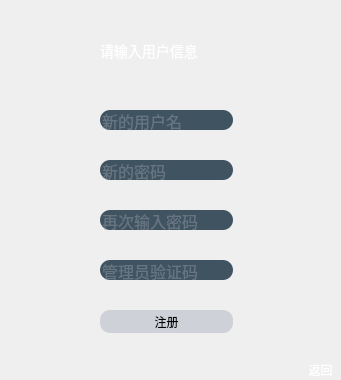
<?xml version="1.0" encoding="UTF-8"?>
<ui version="4.0">
 <class>bfsign</class>
 <widget class="QWidget" name="bfsign">
  <property name="geometry">
   <rect>
    <x>0</x>
    <y>0</y>
    <width>341</width>
    <height>380</height>
   </rect>
  </property>
  <property name="windowTitle">
   <string>Form</string>
  </property>
  <property name="styleSheet">
   <string notr="true">
QFrame{
border:sold 10px rgba(0,0,0);
background-image: url(:/bg/image/bg3.jpg);
}
QWidget{
border:sold 10px rgba(0,0,0);
	

}
QLineEdit{
color:#8d98a1;
background-color:#405361;
font-size:16px;
border-style:inset;
border-radius:10px;
font-style:MingLiU-ExtB;
}
QPushButton{
background:#ced1d8;
border-style:outset;
border-radius:10px;
font-style:MingLiU-ExtB;
}

QPushButton:pressed{
background-color:rgb(224,0,0);
border-style:inset;
font-style:MingLiU-ExtB;
}

QLabel{
background:rgba(85,170,255,0);
color:white;
font-style:MingLiU-ExtB;
font-size:14px;
}

</string>
  </property>
  <widget class="QFrame" name="frame">
   <property name="geometry">
    <rect>
     <x>0</x>
     <y>0</y>
     <width>341</width>
     <height>381</height>
    </rect>
   </property>
   <property name="frameShape">
    <enum>QFrame::StyledPanel</enum>
   </property>
   <property name="frameShadow">
    <enum>QFrame::Raised</enum>
   </property>
   <widget class="QLabel" name="state">
    <property name="geometry">
     <rect>
      <x>100</x>
      <y>30</y>
      <width>141</width>
      <height>41</height>
     </rect>
    </property>
    <property name="text">
     <string>请输入用户信息</string>
    </property>
   </widget>
   <widget class="QLineEdit" name="line_name">
    <property name="geometry">
     <rect>
      <x>100</x>
      <y>110</y>
      <width>133</width>
      <height>20</height>
     </rect>
    </property>
    <property name="placeholderText">
     <string>新的用户名</string>
    </property>
   </widget>
   <widget class="QLineEdit" name="line_key">
    <property name="geometry">
     <rect>
      <x>100</x>
      <y>160</y>
      <width>133</width>
      <height>20</height>
     </rect>
    </property>
    <property name="placeholderText">
     <string>新的密码</string>
    </property>
   </widget>
   <widget class="QLineEdit" name="line_akey">
    <property name="geometry">
     <rect>
      <x>100</x>
      <y>210</y>
      <width>133</width>
      <height>20</height>
     </rect>
    </property>
    <property name="placeholderText">
     <string>再次输入密码</string>
    </property>
   </widget>
   <widget class="QPushButton" name="btn_check">
    <property name="geometry">
     <rect>
      <x>100</x>
      <y>310</y>
      <width>133</width>
      <height>23</height>
     </rect>
    </property>
    <property name="styleSheet">
     <string notr="true">font-style:rgb(0, 255, 0);</string>
    </property>
    <property name="text">
     <string>注册</string>
    </property>
   </widget>
   <widget class="QToolButton" name="toolButton">
    <property name="geometry">
     <rect>
      <x>300</x>
      <y>360</y>
      <width>41</width>
      <height>20</height>
     </rect>
    </property>
    <property name="styleSheet">
     <string notr="true">color: rgb(255, 255, 255);</string>
    </property>
    <property name="text">
     <string>返回</string>
    </property>
   </widget>
   <widget class="QLineEdit" name="lineEdit_4">
    <property name="geometry">
     <rect>
      <x>100</x>
      <y>260</y>
      <width>133</width>
      <height>20</height>
     </rect>
    </property>
    <property name="placeholderText">
     <string>管理员验证码</string>
    </property>
   </widget>
  </widget>
 </widget>
 <resources/>
 <connections/>
</ui>
